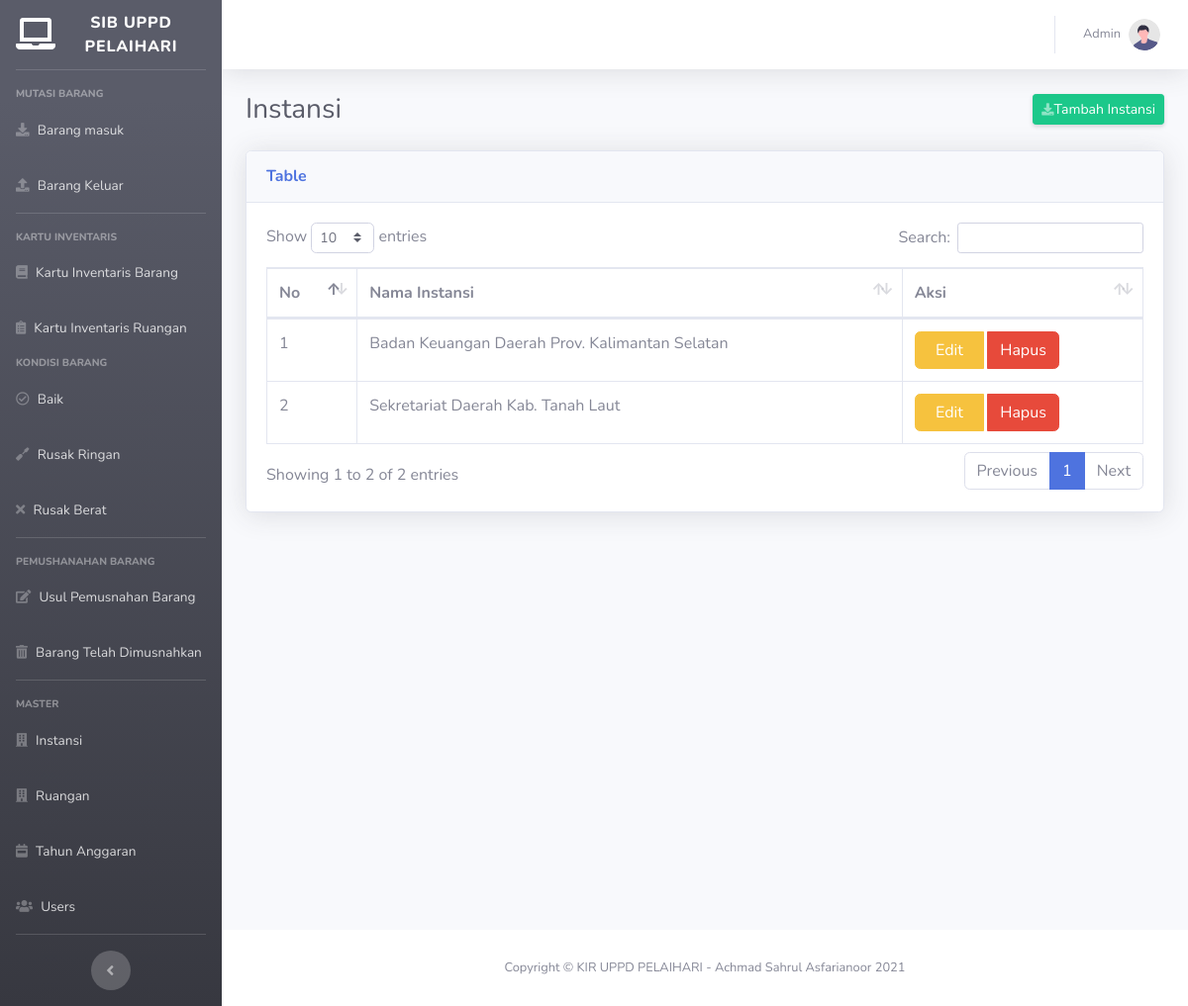
/index.php/instansi, run on an earlier commit of the app's database.
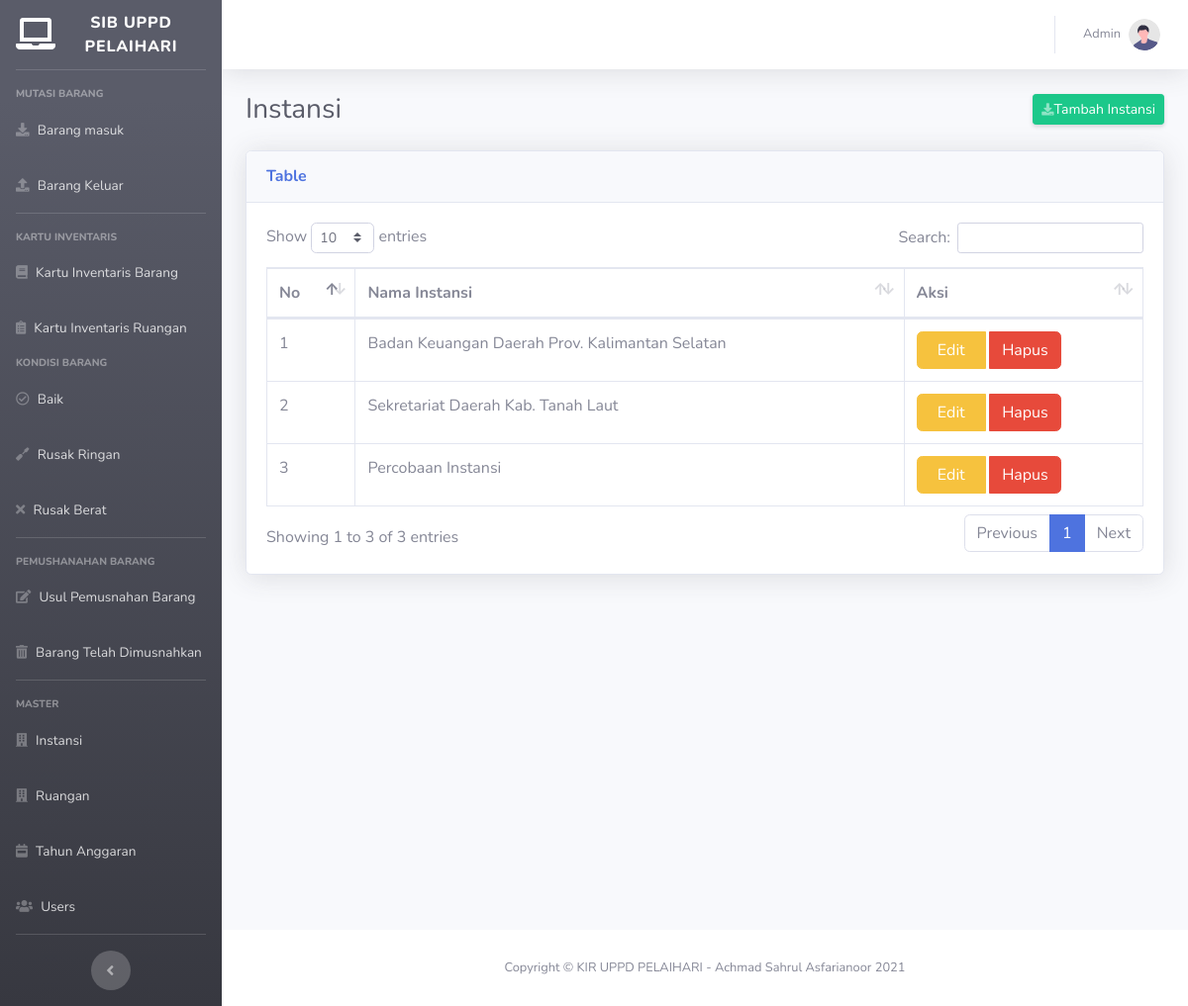
And on a later commit of the database.
### tables this page shows
CREATE TABLE `tb_instansi` (
  `id_instansi` int(3) NOT NULL,
  `nama_instansi` varchar(100) DEFAULT NULL
);

### application/controllers/Instansi.php (called while the page is built, shortened)
<?php
	class Instansi extends Controller
	{
		function __construct()
		{
			$this->load->model('instansi_model');
		}
		public function index()
		{
			$kabupaten_kota = $this->input->get('kabupaten_kota', TRUE);
			if ($kabupaten_kota) {
				$data['instansi'] = $this->instansi_model->cari($kabupaten_kota);
				$data['selected_kabupaten_kota'] = $kabupaten_kota;
			} else {
				$data['instansi']=$this->instansi_model->get_data();
			}
			$this->load->view('template/sidebar');
			$this->load->view('template/header');
			$this->load->view('instansi/view_data', $data);
			$this->load->view('template/footer');
		}
	}

### index.php (called while the page is built, shortened)
<?php
require_once BASEPATH.'core/CodeIgniter.php';

### application/models/Instansi_model.php (called while the page is built, shortened)
<?php
	class Instansi_model extends CI_Model{
		public function get_data(){
			return $this->db->get("tb_instansi")->result();
		}
	}

### application/views/instansi/view_data.php (the view)
               <div class="container-fluid">
                   <div class="d-sm-flex align-items-center justify-content-between mb-4">
                        <h1 class="h3 mb-0 text-gray-800">Instansi</h1>
                        <a href="<?php echo base_url('instansi/tambah');?>" class="d-none d-sm-inline-block btn btn-sm btn-success shadow-sm"><i
                                class="fas fa-download fa-sm text-white-50"></i>Tambah Instansi</a>
                    </div>
 <div class="card shadow mb-4">
     <div class="card-header py-3">
         <h6 class="m-0 font-weight-bold text-primary">Table</h6>
     </div>
     <div class="card-body">
         <div class="table-responsive">
             <table class="table table-bordered" id="dataTable" width="100%" cellspacing="0">
                 <thead>
                     <tr>
                         <th>No</th>
                         <th>Nama Instansi</th>
                         <th>Aksi</th>
                     </tr>
                 </thead>
                 <tbody>
                <?php
					$no = 1;
					foreach($instansi as $row) {
                ?>
                    <tr>
                        <td><?= $no++ ?></td>
                        <td><?= $row->nama_instansi ?></td>
                        <td>
                            <div class='btn-group'>
                                <a
                                    href="<?= site_url('instansi/ubah/'.$row->id_instansi) ?>"
                                    class="btn btn-warning">&nbsp; Edit &nbsp;</a> &nbsp;
                                <a
                                    href="<?= site_url('instansi/hapus/'.$row->id_instansi) ?>"
						            class='btn btn-danger'
                                    onclick="return confirm('Ingin menghapus data ini?')">Hapus</a>
                            </div>
                        </td>
                    </tr>
                <?php } ?>
                 </tbody>
             </table>
         </div>
     </div>
 </div>
</div>
</div>

What changed in the data, as far as the page shows it:
added tb_instansi: nama_instansi "Percobaan Instansi"
Also different on the page:
text written by a page script: "Show entries Search: Showing 1 to 2 of 2 entries Previous 1 Next" → "Show entries Search: Showing 1 to 3 of 3 entries Previous 1 Next"
